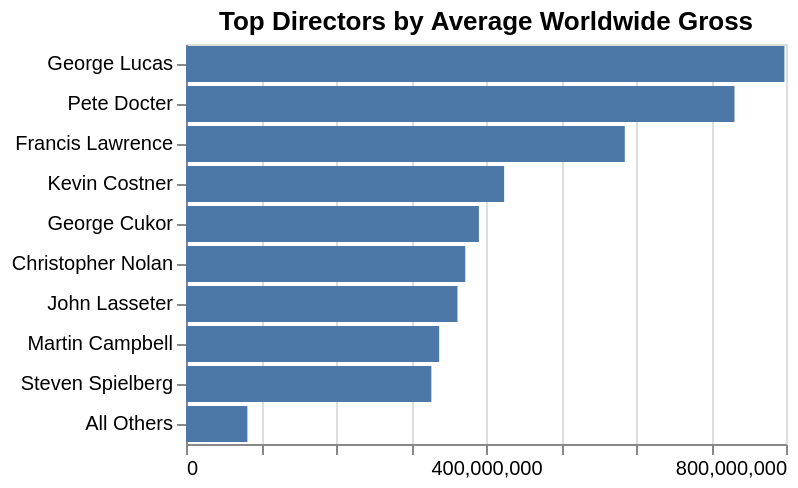

The Vega-Lite source for this figure:
### Vega-Lite specification from a JSON file in a GitHub repository (floating-point values rounded to 4 significant figures; data arrays with more than 128 entries replaced by an {"elided": "..."} marker saying what was removed)
{"$schema": "https://vega.github.io/schema/vega-lite/v6.json", "title": "Top Directors by Average Worldwide Gross", "data": {"values": {"elided": "200 records"}}, "mark": "bar", "transform": [{"aggregate": [{"op": "mean", "field": "Worldwide Gross", "as": "aggregate_gross"}], "groupby": ["Director"]}, {"window": [{"op": "row_number", "as": "rank"}], "sort": [{"field": "aggregate_gross", "order": "descending"}]}, {"calculate": "datum.rank < 10 ? datum.Director : 'All Others'", "as": "ranked_director"}], "encoding": {"x": {"aggregate": "mean", "field": "aggregate_gross", "type": "quantitative", "title": null}, "y": {"sort": {"op": "mean", "field": "aggregate_gross", "order": "descending"}, "field": "ranked_director", "type": "ordinal", "title": null}}}
